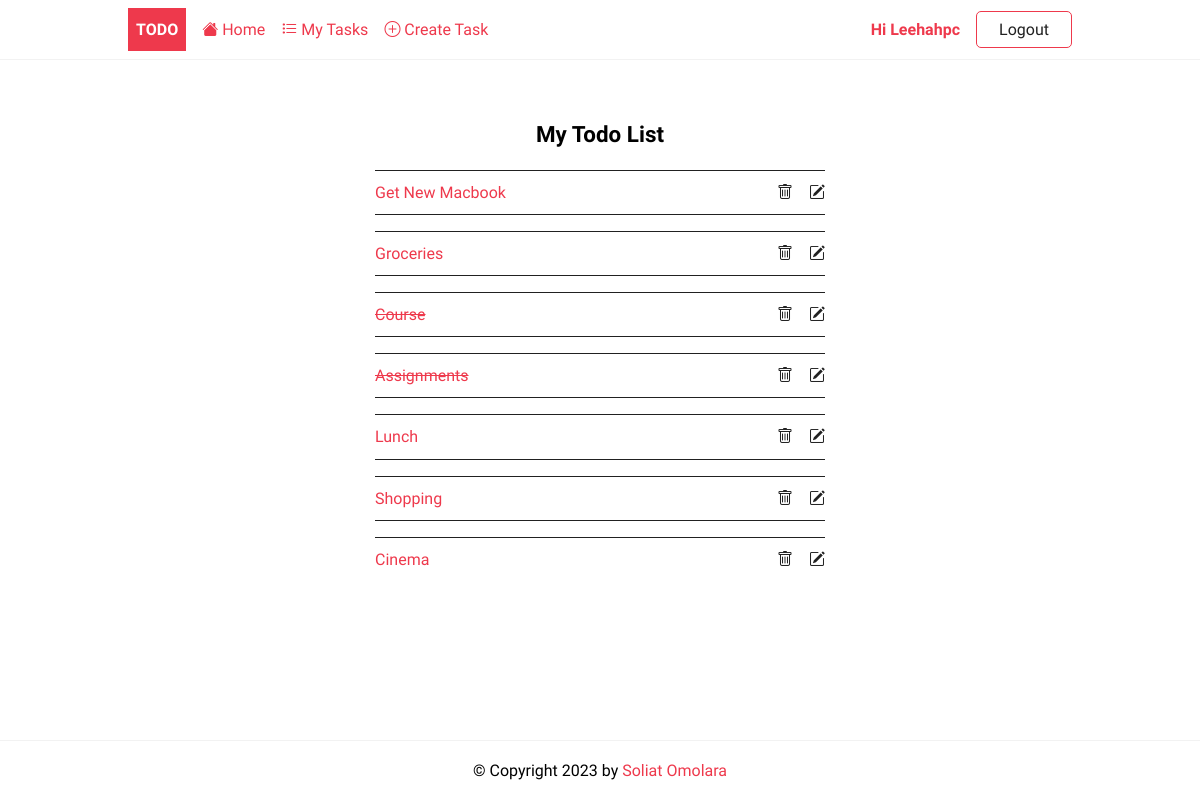
Page /tasks/ (signed in) on the committed database.
### todoapp/models.py (models this page shows, shortened)
class Todo(models.Model):
    user = models.ForeignKey(User, on_delete=models.CASCADE, null=True, blank=True)
    title = models.CharField(max_length=250)
    description = models.TextField(null=True, blank=True)
    completed = models.BooleanField(default=False)
    created = models.DateTimeField(auto_now_add=True)

### todoapp/views.py (the view)
# urls.py: path('tasks/', TodoList.as_view(),name='tasks'),
class TodoList(LoginRequiredMixin,ListView):
    model = Todo
    context_object_name = 'tasks'
    def get_context_data(self, **kwargs):
        context = super().get_context_data(**kwargs)
        context['tasks'] = context['tasks'].filter(user=self.request.user)
        return context

### todoapp/templates/todoapp/todo_list.html
{%extends 'todoapp/base.html'%}
{%block content%}
<div class="center">
	<h2>My Todo List</h2>
	{% if tasks %}
	<ul class="tasks">
		{% for task in tasks %}
			<li><li><a href="{% url 'details' task.id %}" class="{% if task.completed%}completed{%endif%}">{{ task.title }}</a>
				 <div  class="task-controls">
					<a href="{%url 'delete' task.id %}"><i class="bi bi-trash"></i> </a>
                    <a href="{%url 'update' task.id %}"><i class="bi bi-pencil-square"></i></a>
		         </div>
		    </li>
		{% endfor %}
	{% else %}
		<p>🎉 Yay, you have no pending tasks!</p>
	{% endif %}
	</ul>
</div>
{%endblock content%}

### todoapp/templates/todoapp/base.html (shortened to what this page needs)
{%load static %}
<!DOCTYPE html>
<html lang="en">
    <head>
        <link rel="stylesheet" href="{% static 'css/style.css' %}" />
    </head>
    <body>
        <header class="header">
            <div class="container">
            	<a href="{%url 'home'%}" class="logo">Todo</a>
                <nav class="nav">
                	<a href="{%url 'home'%}"><i class="bi bi-house-fill"></i> Home</a>
                    {% if request.user.is_authenticated %}
	    	              	<a href="{% url 'tasks' %}"><i class="bi bi-list-task"></i> My Tasks</a>
	    	              	<a href="{% url 'create' %}"><i class="bi bi-plus-circle"></i> Create Task</a>
		                	<a href="#">Hi {{request.user | title}}</a>
	    	                <a href="{% url 'logout' %}" class="btn btn-outline">Logout</a>
	                {% else %}
							<a href="{% url 'login' %}" class="btn btn-outline">Login</a>
	            	        <a href="{% url 'register' %}" class="btn btn-primary">Join Now</a>
	                {% endif %}
                </nav>
            </div>
        </header>
        <main>
            <div class="container">
             {%block content %}
             {%endblock content%}
            </div>
        </main>
        <footer class="footer">
            <div class="container">
				<p>&copy; Copyright {% now "Y" %} by <a href="https://github.com/SoliatOmolara">Soliat Omolara</a></p>
            </div>
        </footer>
    </body>
</html>

### static/css/style.css (style rules this page uses)
:root { --color-primary: #ee394c; --color-secondary: #86b7fe; --color-light: #f2f2f2; --color-gray: #ced4da; --color-dark: #212121; --color-white: #ffffff; --color-error: #e2442f; --color-warning: #ffc900; --color-info: #02a2b9; --color-success: #1ba345; --color-input: #00d1b2; --border-radius: 5px; }
* { margin: 0; padding: 0; box-sizing: border-box; text-rendering: optimizeLegibility; }
html, body { height: 100%; }
body { font-family: 'Dosis', sans-serif; font-size: 1rem; line-height: 1.7; display: flex; flex-direction: column; }
h2 { font-size: 1.4rem; }
a { color: var(--color-primary); text-decoration: none; }
.container { max-width: 960px; margin: 0 auto; padding: 0.5rem; }
.header { border-bottom: solid 1px var(--color-light); }
.header .container { display: flex; align-items: center; gap:1rem; }
.nav { display:flex; gap:1rem; align-items: center; justify-content: center; flex-basis: 100%; }
.nav a:nth-last-child(2) { margin-left: auto; font-weight: bold; }
.logo { padding: 0.5rem; background-color: var(--color-primary); text-decoration: none; color: var(--color-white); font-weight: bold; text-transform: uppercase; }
.tasks { list-style: none; width: 100%; max-width: 450px; }
.tasks li { display: flex; justify-content: space-between; align-items: center; width: 100%; border-bottom: solid 1px var(--color-dark); padding: 0.5rem 0; }
.tasks li:last-of-type { border-bottom: none; }
.task-controls { display: flex; justify-content: space-between; gap: 1rem; }
.task-controls a { color: var(--color-dark); }
.completed { text-decoration: line-through; }
.footer p { text-align: center; }
.footer { margin-top: auto; padding: 0.5rem 0; border-top: solid 1px var(--color-light); }
.btn { padding: 0.25rem 0.75rem; border-radius: var(--border-radius); background-color: var(--color-white); border: solid 1px var(--color-white); color: var(--color-dark); cursor: pointer; text-decoration: none; font-size: 1rem; min-width: 6rem; text-align: center; }
.btn-outline { border: solid 1px var(--color-primary); }
.center { display: flex; flex-direction: column; align-items: center; justify-content: center; min-height: 70vh; }

### rows in the picture
Todo: title "Get New Macbook"
Todo: title "Groceries"
Todo: title "Course"
Todo: title "Assignments"
Todo: title "Lunch"
Todo: title "Shopping"
Todo: title "Cinema"

### other values in the picture
{{ request.user | title }} "Leehahpc"
